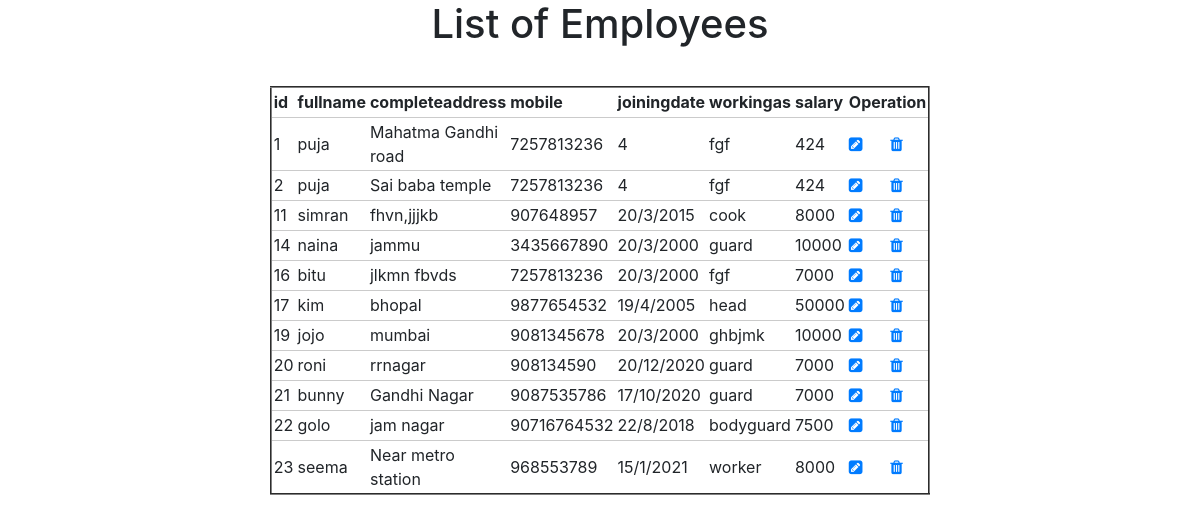
Screenshot of /display.php with the database file from the repository.
### tables this page shows
CREATE TABLE `employee` (
  `id` int(255) NOT NULL,
  `fullname` varchar(255) NOT NULL,
  `completeaddress` varchar(255) NOT NULL,
  `mobile` varchar(255) NOT NULL,
  `joiningdate` varchar(255) NOT NULL,
  `workingas` varchar(255) NOT NULL,
  `salary` varchar(255) NOT NULL
);

### display.php (the view, shortened to what this page needs)
<!DOCTYPE html>
<html lang="en">
<head>
    <link rel="stylesheet" type="text/css" href="css/sty.css">
    <link rel="stylesheet" href="https://maxcdn.bootstrapcdn.com/bootstrap/4.5.2/css/bootstrap.min.css">
    <link rel="stylesheet" href="https://cdnjs.cloudflare.com/ajax/libs/font-awesome/4.7.0/css/font-awesome.min.css" />
</head>
<body>
<div class="main-div">
    <h1><center>List of Employees</center></h1>
    <div class="center-div">
        <div class="table-responsive">
        <table border="2" cellspacing="10">
            <thead>
                <th>id</th>
                <th>fullname</th>
                <th>completeaddress</th>
                <th>mobile</th>
                <th>joiningdate</th>
                <th>workingas</th>
                <th>salary</th>
                <th colspan="2">Operation</th>
            </thead>
            <tbody>
<?php
    include 'dbcon1.php';
    $selectquery ="select * from employee ";
    $query=mysqli_query($con,$selectquery);
    while($result=mysqli_fetch_array($query)){
?>
                <tr>
                    <td><?php echo $result['id']; ?></td>
                    <td><?php echo $result['fullname']; ?></td>
                    <td><?php echo $result['completeaddress']; ?></td>
                    <td><?php echo $result['mobile']; ?></td>
                    <td><?php echo $result['joiningdate']; ?></td>
                    <td><?php echo $result['workingas']; ?></td>
                    <td><?php echo $result['salary']; ?></td>
                    <td><a href="update.php? id=<?php echo $result['id']; ?>" data-toggle="tooltip" data-placement="bottom" title="Update"><i class="fa fa-pencil-square" aria-hidden="true"></i> </a></td>
                    <td><a href="delete.php? id=<?php echo $result['id']; ?>" data-toggle="tooltip" data-placement="bottom" title="delete"><i class="fa fa-trash" aria-hidden="true"></i>  </a></td>
                </tr>
    <?php
        }
    ?>
            </tbody>
        </table>
        </div>
    </div>
</div>
</body>
</html>

### sty.css (style rules this page uses)
body { font-size: 19px; }
table { width: 50%; margin: 30px auto; border-collapse: collapse; text-align: left; }
tr { border-bottom: 1px solid #cbcbcb; }
th, td { border: none; height: 30px; padding: 2px; }

### rows the page displays
employee: id "1", fullname "puja", completeaddress "Mahatma Gandhi road", mobile "7257813236", joiningdate "4", workingas "fgf", salary "424"
employee: id "2", fullname "puja", completeaddress "Sai baba temple", mobile "7257813236", joiningdate "4", workingas "fgf", salary "424"
employee: id "11", fullname "simran", completeaddress "fhvn,jjjkb", mobile "907648957", joiningdate "20/3/2015", workingas "cook", salary "8000"
employee: id "14", fullname "naina", completeaddress "jammu", mobile "3435667890", joiningdate "20/3/2000", workingas "guard", salary "10000"
employee: id "16", fullname "bitu", completeaddress "jlkmn fbvds", mobile "7257813236", joiningdate "20/3/2000", workingas "fgf", salary "7000"
employee: id "17", fullname "kim", completeaddress "bhopal", mobile "9877654532", joiningdate "19/4/2005", workingas "head", salary "50000"
employee: id "19", fullname "jojo", completeaddress "mumbai", mobile "9081345678", joiningdate "20/3/2000", workingas "ghbjmk", salary "10000"
employee: id "20", fullname "roni", completeaddress "rrnagar", mobile "908134590", joiningdate "20/12/2020", workingas "guard", salary "7000"
employee: id "21", fullname "bunny", completeaddress "Gandhi Nagar", mobile "9087535786", joiningdate "17/10/2020", workingas "guard", salary "7000"
employee: id "22", fullname "golo", completeaddress "jam nagar", mobile "90716764532", joiningdate "22/8/2018", workingas "bodyguard", salary "7500"
employee: id "23", fullname "seema", completeaddress "Near metro station", mobile "968553789", joiningdate "15/1/2021", workingas "worker", salary "8000"
